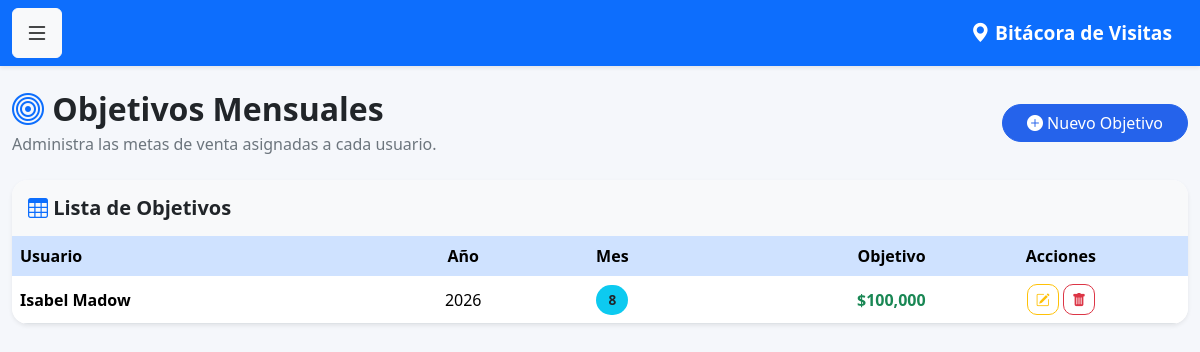
Screenshot of /objetivos (signed in) with the database file from the repository.
### models.py (models this page shows)
class Objetivo(db.Model):
    __tablename__ = 'objetivos'
    id = db.Column(
        db.Integer,
        primary_key=True
    )
    usuario_id = db.Column(
        db.Integer,
        db.ForeignKey('usuarios.id')
    )
    anio = db.Column(
        db.Integer,
        nullable=False
    )
    mes = db.Column(
        db.Integer,
        nullable=False
    )
    objetivo = db.Column(
        db.Float,
        nullable=False
    )
    usuario = db.relationship(
        'Usuario',
        backref='objetivos'
    )

class Usuario(UserMixin, db.Model):
    __tablename__ = 'usuarios'
    id = db.Column(db.Integer, primary_key=True)
    nombre = db.Column(db.String(100), nullable=False)
    correo = db.Column(db.String(120), unique=True, nullable=False)
    password = db.Column(db.String(500), nullable=False)
    rol = db.Column(db.String(20), default='vendedor')
    activo = db.Column(db.Boolean, default=True)

### app.py (the view)
@app.route('/objetivos')
@login_required
def objetivos():
    if current_user.rol not in ['admin', 'supervisor']:
        return redirect('/dashboard')
    objetivos = Objetivo.query.order_by(
        Objetivo.anio.desc(),
        Objetivo.mes.desc()
    ).all()
    return render_template(
        'objetivos.html',
        objetivos=objetivos
    )

### app.py (called while the page is built)
@login_manager.user_loader
def load_user(user_id):
    return Usuario.query.get(int(user_id))

### templates/objetivos.html (shortened to what this page needs)
{% extends 'base.html' %}
{% block contenido %}
<div class="d-flex justify-content-between align-items-center mb-4">
    <div>
        <h2 class="fw-bold mb-1">
            <i class="bi bi-bullseye text-primary"></i>
            Objetivos Mensuales
        </h2>
        <p class="text-muted mb-0">
            Administra las metas de venta asignadas a cada usuario.
        </p>
    </div>
    <a href="{{ url_for('nuevo_objetivo') }}"
       class="btn btn-primary rounded-pill px-4">
        <i class="bi bi-plus-circle-fill"></i>
        Nuevo Objetivo
    </a>
</div>
<div class="card shadow-sm border-0 rounded-4">
    <div class="card-header bg-light py-3">
        <h5 class="mb-0">
            <i class="bi bi-table text-primary"></i>
            Lista de Objetivos
        </h5>
    </div>
    <div class="table-responsive">
        <table class="table table-hover align-middle mb-0">
            <thead class="table-primary">
                <tr>
                    <th>Usuario</th>
                    <th class="text-center">Año</th>
                    <th class="text-center">Mes</th>
                    <th class="text-end">Objetivo</th>
                    <th class="text-center">Acciones</th>
                </tr>
            </thead>
            <tbody>
            {% for o in objetivos %}
                <tr>
                    <td>
                        <div class="d-flex align-items-center">
                            <strong>
                                {{ o.usuario.nombre }}
                            </strong>
                        </div>
                    </td>
                    <td class="text-center">
                        {{ o.anio }}
                    </td>
                    <td class="text-center">
                        <span class="badge bg-info text-dark">
                            {{ o.mes }}
                        </span>
                    </td>
                    <td class="text-end fw-bold text-success">
                        ${{ "{:,.0f}".format(o.objetivo or 0) }}
                    </td>
                    <td class="text-center">
                        <a href="{{ url_for('editar_objetivo', id=o.id) }}"
                           class="btn btn-outline-warning btn-sm"
                           title="Editar">
                            <i class="bi bi-pencil-square"></i>
                        </a>
                        <a href="{{ url_for('eliminar_objetivo', id=o.id) }}"
                           class="btn btn-outline-danger btn-sm"
                           title="Eliminar"
                           onclick="return confirm('¿Deseas eliminar este objetivo?');">
                            <i class="bi bi-trash-fill"></i>
                        </a>
                    </td>
                </tr>
            {% endfor %}
            </tbody>
        </table>
    </div>
</div>
{% endblock %}

### static/css/style.css (style rules this page uses)
body { background: #f5f7fb; font-family: "Segoe UI", Roboto, Helvetica, Arial, sans-serif; color: #212529; }
h1, h2, h3, h4, h5 { font-weight: 700; }
.text-muted { color: #6c757d !important; }
.card { border: none; border-radius: 18px; overflow: hidden; box-shadow: 0 6px 18px rgba(0,0,0,.08); }
.card-header { border: none; }
.btn { transition:.25s; }
.btn-primary { background:#2563eb; border-color:#2563eb; }
.table { margin-bottom:0; }
.table thead th { font-weight:600; border:none; }
.table-hover tbody tr { transition:.25s; }
.table td, .table th { vertical-align:middle; }
.badge { padding:8px 12px; border-radius:20px; font-size:.85rem; }
.btn-sm { border-radius:10px; }
.table td { max-width:250px; }
.table td:nth-child(4) { white-space:normal; }

### rows the page displays
Objetivo: usuario.nombre "Isabel Madow", anio "2026", mes "8", objetivo "100,000"
